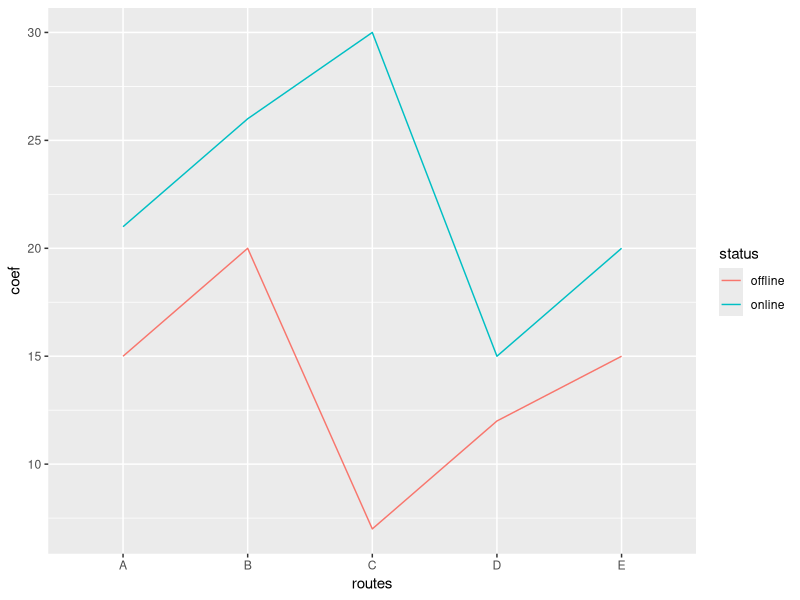
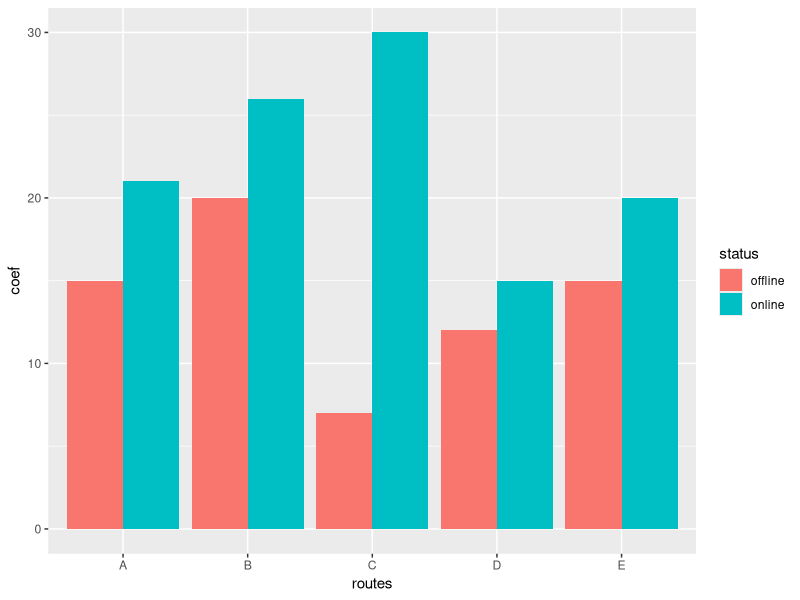

Write R code to recreate these figures, in order.
# Plotting strings on x-axis 
# this question was originally asked on [SO](https://stackoverflow.com/questions/46259320/strings-in-ggplot-x-axis)
library(ggplot2)
library(tidyr)
# create some sample data
sample.data<-data.frame(routes = c("A","B","C","D","E"),
                        online = c(21,26,30,15,20),
                        offline = c(15,20,7,12,15))
head(sample.data)
# convert data into long format
sample.data.long<-gather(sample.data, key = status, value = coef, online:offline)
head(sample.data.long)
# now plot the long formatted data
ggplot(sample.data.long, 
       aes(x = routes, y = coef, group = status, colour = status))+ 
  geom_line() +
  scale_x_discrete()

ggplot(sample.data.long, 
       aes(x = routes, y = coef, group = status, fill = status))+ 
  geom_bar(stat = "identity", position = "dodge")+
  scale_x_discrete()
